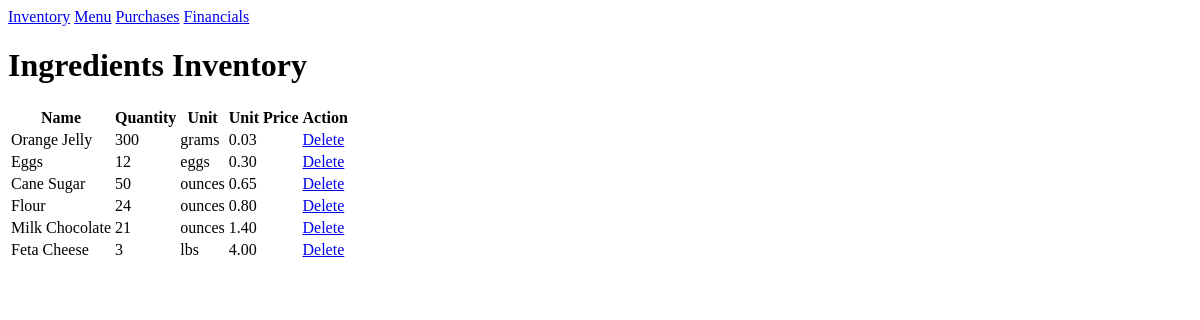
The app's page /inventory/, older data.
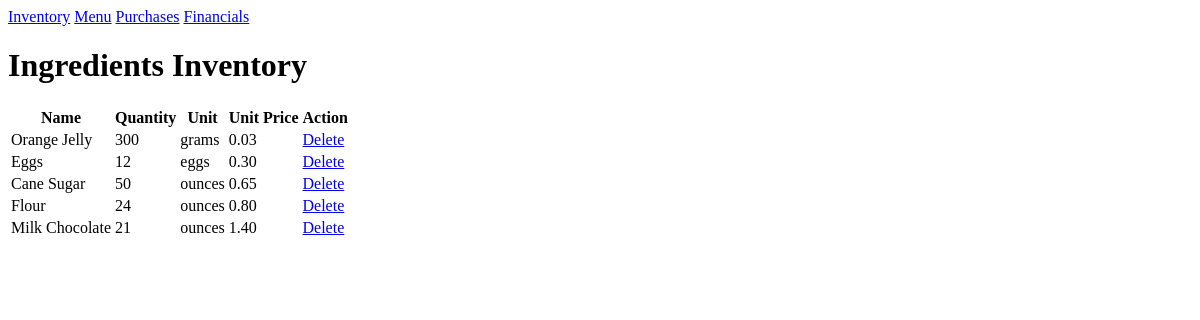
The same page, newer data.
### inventory/models.py (models this page shows, shortened)
class Ingredient(models.Model):
    name = models.CharField(max_length=255)
    quantity = models.PositiveIntegerField()
    unit = models.CharField(max_length=255)
    unit_price = models.DecimalField(max_digits=10, decimal_places=2)

### inventory/views.py (the view)
# urls.py: path('inventory/', InventoryView.as_view(), name='inventory'),
class InventoryView(TemplateView):
    template_name = 'inventory/inventory.html'
    def get_context_data(self, **kwargs):
        context = super().get_context_data(**kwargs)
        context['ingredients'] = Ingredient.objects.all()
        return context

### inventory/templates/inventory/inventory.html
{% extends 'inventory/base.html' %}
{% block content %}
<h1>Ingredients Inventory</h1>
<table>
    <thead>
        <tr>
            <th>Name</th>
            <th>Quantity</th>
            <th>Unit</th>
            <th>Unit Price</th>
            <th>Action</th>
        </tr>
    </thead>
    <tbody>
        {% for ingredient in ingredients %}
        <tr>
            <td>{{ ingredient.name }}</td>
            <td>{{ ingredient.quantity }}</td>
            <td>{{ ingredient.unit }}</td>
            <td>{{ ingredient.unit_price }}</td>
            <td><a href="{% url 'ingredient_delete' ingredient.pk %}">Delete</a></td>
        </tr>
        {% endfor %}
    </tbody>
</table>
{% endblock %}

### inventory/templates/inventory/base.html (shortened to what this page needs)
<!DOCTYPE html>
<html lang="en">
<head>
</head>
<body>
    <nav>
        <a href="{% url 'inventory' %}">Inventory</a>
        <a href="{% url 'menu' %}">Menu</a>
        <a href="{% url 'purchases' %}">Purchases</a>
        <a href="{% url 'financials' %}">Financials</a>
    </nav>
    {% block content %}
    {% endblock %}
</body>
</html>

Row changes from the older to the newer data that the page shows:
removed Ingredient: name "Feta Cheese", quantity "3", unit "lbs", unit_price "4.00"
